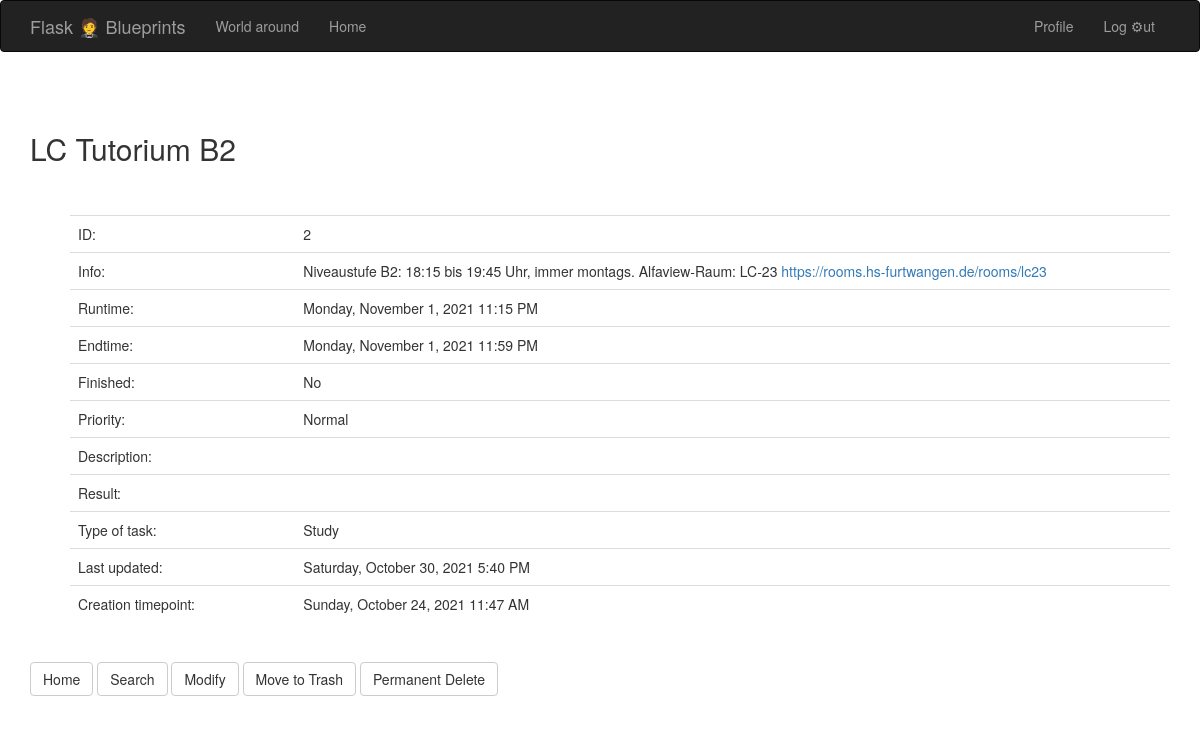
The page /taskfullview/2 (signed in) on the database its author committed.
### flask_blueprint/app/models.py (models this page shows, shortened)
class Namstask(db.Model):
    __tablename__ = 'namstasks'
    id = db.Column(db.Integer, primary_key=True)
    taskname = db.Column(db.Text, index=True)
    runtime = db.Column(db.DateTime, index=True)
    runtime_todayed = db.Column(db.Boolean, index=True)####
    finished = db.Column(db.Boolean, default=False, index=True)
    info = db.Column(db.Text)
    info_show = db.Column(db.Text)
    desc = db.Column(db.Text)
    result = db.Column(db.Text)
    priority = db.Column(db.Text)
    type_id = db.Column(db.Integer, db.ForeignKey('tasktypes.id'))   # db.ForeignKey('table_name.attr')
    thisinfo_creationtime = db.Column(db.DateTime, default=datetime.utcnow())
    thisinfo_lastupdatetime = db.Column(db.DateTime, default=datetime.utcnow())
    est_endtime = db.Column(db.DateTime)  ## New 20 Oct 2021
    overlapping = db.Column(db.Boolean) ## New 20 Oct 2021
    matching_searchrequest = db.Column(db.Boolean, default=False, index=True)
    alive = db.Column(db.Boolean, default=False, index=True)
    trashed = db.Column(db.Boolean, default=False, index=True)

class Tasktype(db.Model):
    __tablename__ = 'tasktypes'
    id = db.Column(db.Integer, primary_key=True)
    name = db.Column(db.Text, index=True)
    tasks = db.relationship('Namstask', backref='Tasktype', lazy='dynamic')  ## all the tasks of some task type

### flask_blueprint/app/main/views.py (the view)
@main.route('/taskfullview/<int:task_id>', methods=['GET', 'POST'])
@admin_required
def taskfullview(task_id):
    checkedtask2 = Namstask.query.filter(Namstask.trashed!=True).first()
    if checkedtask2 is not None:
        remainingtasks2 = [t for t in Namstask.query.filter(Namstask.trashed!=True).order_by(Namstask.runtime.asc()).all()\
                                if t != checkedtask2]
        main_overlappinglist2 = list()
        checkedtask2.overlapping = False
        for it in remainingtasks2:
            if str(it.runtime).split(' ')[0] == str(checkedtask2.runtime).split(' ')[0]:
                if it.runtime < checkedtask2.runtime < it.est_endtime or it.runtime < checkedtask2.est_endtime < it.est_endtime:
                    checkedtask2.overlapping = True
                    it.overlapping = True
                    main_overlappinglist2.append(it.taskname)
                if checkedtask2.runtime < it.runtime and checkedtask2.est_endtime > it.est_endtime:
                    checkedtask2.overlapping = True
                    it.overlapping = True
                    main_overlappinglist2.append(it.taskname)
            else:
                it.overlapping = False
            db.session.add(it)
            db.session.add(checkedtask2)
            db.session.commit()
    task = Namstask.query.filter_by(id=task_id).first()
    return render_template("taskfullview.html", task=task)

### flask_blueprint/app/auth/views.py (called while the page is built)
@auth.before_app_request
def before_request():
    if current_user.is_authenticated \
            and not current_user.confirmed \
            and request.blueprint != 'auth' \
            and request.endpoint != 'static':
        return redirect(url_for('auth.unconfirmed'))   ### line 94: return render_template('auth/resendconfirmation.html', form=form)

@auth.before_app_request
def before_request():
    if current_user.is_authenticated:
        current_user.ping()
        if not current_user.confirmed \
                and request.endpoint \
                and request.blueprint != 'auth' \
                and request.endpoint != 'static':
            return redirect(url_for('auth.unconfirmed'))

### flask_blueprint/app/main/__init__.py (called while the page is built)
@main.app_context_processor
def inject_permissions():
    return dict(Permission=Permission)

@main.app_context_processor
def inject_abc():
    abc = "ABC is shown here!"
    return dict(abc=abc)

@main.app_context_processor
def inject_commentid():
    try:
        with open('commentid', 'r') as f:
            commentid = f.read()
    except FileNotFoundError:
        commentid = ''
    return dict(commentid=commentid)

### flask_blueprint/app/main/views.py (called while the page is built, shortened)
@main.after_app_request
def after_request(response):
    return response

### flask_blueprint/app/models.py (called while the page is built)
@login_manager.user_loader
def load_user(user_id):
    return User.query.get(int(user_id))

    def has_permission(self, perm):   ######
        return self.permissions & perm == perm

    def can(self, perm):
        return self.role is not None and self.role.has_permission(perm)

    def ping(self):
        self.last_seen = datetime.utcnow()
        db.session.add(self)
        db.session.commit()

### flask_blueprint/app/templates/taskfullview.html (shortened to what this page needs)
{% extends "base__.html"%}
{% block page_content %}
<br><br><h2>{{task.taskname}} {%if task.trashed==True%}🗑{%endif%}</h2><br><br>
<ul>
<table class="bordered table">
  <tr>
    <td>ID:</td><td>&nbsp&nbsp&nbsp&nbsp&nbsp&nbsp&nbsp&nbsp&nbsp&nbsp&nbsp&nbsp</td><td>{{task.id}}</td>
  </tr>
  <tr>
    <td>Info:</td><td>&nbsp&nbsp&nbsp&nbsp&nbsp&nbsp&nbsp&nbsp&nbsp&nbsp&nbsp&nbsp</td><td>{% if task.info_show %}
                   {{ task.info_show | safe }}
               {% else %}
                   {{ task.info }}
               {% endif %}</td>
  </tr>
  <tr>
    <td>Runtime:</td><td>&nbsp&nbsp&nbsp&nbsp&nbsp&nbsp&nbsp&nbsp&nbsp&nbsp&nbsp&nbsp</td><td>{{moment(task.runtime, local=True).format('LLLL')}} {%if task.overlapping%}[Overlapping]{%endif%}</td>
  </tr>
  <tr>
    <td>Endtime:</td><td>&nbsp&nbsp&nbsp&nbsp&nbsp&nbsp&nbsp&nbsp&nbsp&nbsp&nbsp&nbsp</td><td>{{moment(task.est_endtime, local=True).format('LLLL')}} {%if task.overlapping%}[Overlapping]{%endif%}</td>
  </tr>
  <tr>
    <td>Finished:</td><td>&nbsp&nbsp&nbsp&nbsp&nbsp&nbsp&nbsp&nbsp&nbsp&nbsp&nbsp&nbsp</td><td>{%if task.finished%}Yes{%endif%}{%if not task.finished%}No{%endif%}</td>
  </tr>
  <tr>
      <td>Priority:</td><td>&nbsp&nbsp&nbsp&nbsp&nbsp&nbsp&nbsp&nbsp&nbsp&nbsp&nbsp&nbsp</td><td>{{task.priority}}</td>
  </tr>
  <tr>
      <td>Description:</td><td>&nbsp&nbsp&nbsp&nbsp&nbsp&nbsp&nbsp&nbsp&nbsp&nbsp&nbsp&nbsp</td><td>{{task.desc}}</td>
  </tr>
  <tr>
      <td>Result:</td><td>&nbsp&nbsp&nbsp&nbsp&nbsp&nbsp&nbsp&nbsp&nbsp&nbsp&nbsp&nbsp</td><td>{{task.result}}</td>
  </tr>
  <tr>
      <td>Type of task:</td><td>&nbsp&nbsp&nbsp&nbsp&nbsp&nbsp&nbsp&nbsp&nbsp&nbsp&nbsp&nbsp</td><td>{{task.Tasktype.name}}</td>
  </tr>
  <tr>
      <td>Last updated:</td><td>&nbsp&nbsp&nbsp&nbsp&nbsp&nbsp&nbsp&nbsp&nbsp&nbsp&nbsp&nbsp</td><td>{{moment(task.thisinfo_lastupdatetime, local=True).format('LLLL')}}</td>
  </tr>
  <tr>
      <td>Creation timepoint:</td><td>&nbsp&nbsp&nbsp&nbsp&nbsp&nbsp&nbsp&nbsp&nbsp&nbsp&nbsp&nbsp</td><td>{{moment(task.thisinfo_creationtime, local=True).format('LLLL')}}</td>
  </tr>
</table>
</ul><br>
<a class="btn btn-default" href="{{url_for('.namslife')}}">Home</a> <a class="btn btn-default" href="{{url_for('.namslife')}}#namslife_form">Search</a>
   <a class="btn btn-default" href="{{url_for('.modifytask', task_id=task.id)}}">Modify</a> {%if task.trashed!=True%}<a class="btn btn-default" href="{{url_for('.trashmovetask', task_id=task.id)}}">Move to Trash</a>{%endif%} <a class="btn btn-default" href="{{url_for('.deletetask', task_id=task.id)}}">Permanent Delete</a><br><br>
{% endblock %}

### rows shown on the page
Namstask: taskname "LC Tutorium B2", id "2", info_show "Niveaustufe B2: 18:15 bis 19:45 Uhr, immer montags. Alfaview-Raum: LC-23 https://rooms.hs-furtwangen.de/rooms/lc23", runtime "Monday, November 1, 2021 11:15 PM", est_endtime "Monday, November 1, 2021 11:59 PM", priority "Normal", thisinfo_lastupdatetime "Saturday, October 30, 2021 5:40 PM", thisinfo_creationtime "Sunday, October 24, 2021 11:47 AM"
Tasktype: Tasktype.name "Study"
